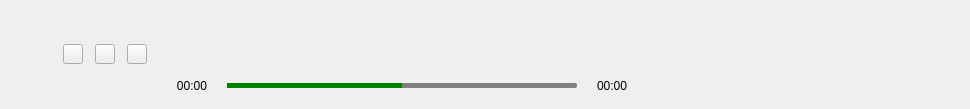
<?xml version="1.0" encoding="UTF-8"?>
<ui version="4.0">
 <class>MusicControl</class>
 <widget class="QWidget" name="MusicControl">
  <property name="geometry">
   <rect>
    <x>0</x>
    <y>0</y>
    <width>970</width>
    <height>109</height>
   </rect>
  </property>
  <property name="windowTitle">
   <string>Form</string>
  </property>
  <property name="styleSheet">
   <string notr="true">#pBtn_last
{
	border-image:url(:/Res/Image/last.png);
}

#pBtn_next
{
	border-image:url(:/Res/Image/next.png);
}

#pBtn_play
{
	border-image:url(:/Res/Image/play.png);
}

#pBtn_play:checked
{
	border-image:url(:/Res/Image/pause.png);
}

#pLbl_name
{
	padding-left:15px;
	font-weight:600;
	font-size:50;
}

#progressBar
{
	border: 0px solid red;
    background-color:gray;
	border-radius:2;
}

#progressBar::chunk
{
	background-color:green;
}
</string>
  </property>
  <layout class="QHBoxLayout" name="horizontalLayout">
   <property name="spacing">
    <number>12</number>
   </property>
   <item>
    <widget class="QLabel" name="imgView">
     <property name="minimumSize">
      <size>
       <width>40</width>
       <height>40</height>
      </size>
     </property>
     <property name="maximumSize">
      <size>
       <width>40</width>
       <height>40</height>
      </size>
     </property>
     <property name="text">
      <string/>
     </property>
    </widget>
   </item>
   <item>
    <widget class="QPushButton" name="pBtn_last">
     <property name="minimumSize">
      <size>
       <width>20</width>
       <height>20</height>
      </size>
     </property>
     <property name="maximumSize">
      <size>
       <width>20</width>
       <height>20</height>
      </size>
     </property>
     <property name="text">
      <string/>
     </property>
    </widget>
   </item>
   <item>
    <widget class="QPushButton" name="pBtn_play">
     <property name="minimumSize">
      <size>
       <width>20</width>
       <height>20</height>
      </size>
     </property>
     <property name="maximumSize">
      <size>
       <width>20</width>
       <height>20</height>
      </size>
     </property>
     <property name="text">
      <string/>
     </property>
     <property name="checkable">
      <bool>true</bool>
     </property>
    </widget>
   </item>
   <item>
    <widget class="QPushButton" name="pBtn_next">
     <property name="minimumSize">
      <size>
       <width>20</width>
       <height>20</height>
      </size>
     </property>
     <property name="maximumSize">
      <size>
       <width>20</width>
       <height>20</height>
      </size>
     </property>
     <property name="text">
      <string/>
     </property>
    </widget>
   </item>
   <item>
    <widget class="QWidget" name="widget" native="true">
     <layout class="QVBoxLayout" name="verticalLayout" stretch="5,2">
      <property name="spacing">
       <number>0</number>
      </property>
      <property name="leftMargin">
       <number>0</number>
      </property>
      <property name="topMargin">
       <number>0</number>
      </property>
      <property name="rightMargin">
       <number>0</number>
      </property>
      <property name="bottomMargin">
       <number>0</number>
      </property>
      <item>
       <widget class="QLabel" name="pLbl_name">
        <property name="text">
         <string/>
        </property>
       </widget>
      </item>
      <item>
       <widget class="QWidget" name="widget_2" native="true">
        <layout class="QHBoxLayout" name="horizontalLayout_2">
         <property name="spacing">
          <number>0</number>
         </property>
         <property name="leftMargin">
          <number>0</number>
         </property>
         <property name="topMargin">
          <number>0</number>
         </property>
         <property name="rightMargin">
          <number>0</number>
         </property>
         <property name="bottomMargin">
          <number>0</number>
         </property>
         <item>
          <widget class="QLabel" name="pLbl_currentTime">
           <property name="minimumSize">
            <size>
             <width>48</width>
             <height>0</height>
            </size>
           </property>
           <property name="maximumSize">
            <size>
             <width>48</width>
             <height>16777215</height>
            </size>
           </property>
           <property name="layoutDirection">
            <enum>Qt::LeftToRight</enum>
           </property>
           <property name="text">
            <string>00:00</string>
           </property>
           <property name="alignment">
            <set>Qt::AlignRight|Qt::AlignTrailing|Qt::AlignVCenter</set>
           </property>
          </widget>
         </item>
         <item>
          <spacer name="horizontalSpacer">
           <property name="orientation">
            <enum>Qt::Horizontal</enum>
           </property>
           <property name="sizeType">
            <enum>QSizePolicy::Fixed</enum>
           </property>
           <property name="sizeHint" stdset="0">
            <size>
             <width>20</width>
             <height>20</height>
            </size>
           </property>
          </spacer>
         </item>
         <item>
          <widget class="QProgressBar" name="progressBar">
           <property name="minimumSize">
            <size>
             <width>350</width>
             <height>5</height>
            </size>
           </property>
           <property name="maximumSize">
            <size>
             <width>16777215</width>
             <height>5</height>
            </size>
           </property>
           <property name="inputMethodHints">
            <set>Qt::ImhNone</set>
           </property>
           <property name="maximum">
            <number>100</number>
           </property>
           <property name="value">
            <number>50</number>
           </property>
           <property name="textVisible">
            <bool>false</bool>
           </property>
           <property name="orientation">
            <enum>Qt::Horizontal</enum>
           </property>
           <property name="invertedAppearance">
            <bool>false</bool>
           </property>
           <property name="format">
            <string/>
           </property>
          </widget>
         </item>
         <item>
          <spacer name="horizontalSpacer_2">
           <property name="orientation">
            <enum>Qt::Horizontal</enum>
           </property>
           <property name="sizeType">
            <enum>QSizePolicy::Fixed</enum>
           </property>
           <property name="sizeHint" stdset="0">
            <size>
             <width>20</width>
             <height>20</height>
            </size>
           </property>
          </spacer>
         </item>
         <item>
          <widget class="QLabel" name="pLbl_totalTime">
           <property name="minimumSize">
            <size>
             <width>48</width>
             <height>0</height>
            </size>
           </property>
           <property name="maximumSize">
            <size>
             <width>48</width>
             <height>16777215</height>
            </size>
           </property>
           <property name="text">
            <string>00:00</string>
           </property>
          </widget>
         </item>
         <item>
          <spacer name="horizontalSpacer_3">
           <property name="orientation">
            <enum>Qt::Horizontal</enum>
           </property>
           <property name="sizeHint" stdset="0">
            <size>
             <width>309</width>
             <height>20</height>
            </size>
           </property>
          </spacer>
         </item>
        </layout>
       </widget>
      </item>
     </layout>
    </widget>
   </item>
  </layout>
 </widget>
 <resources/>
 <connections/>
</ui>
